Frame 1 (no input): blank canvas, image omitted
Frame 60 (no input): blank canvas, image omitted
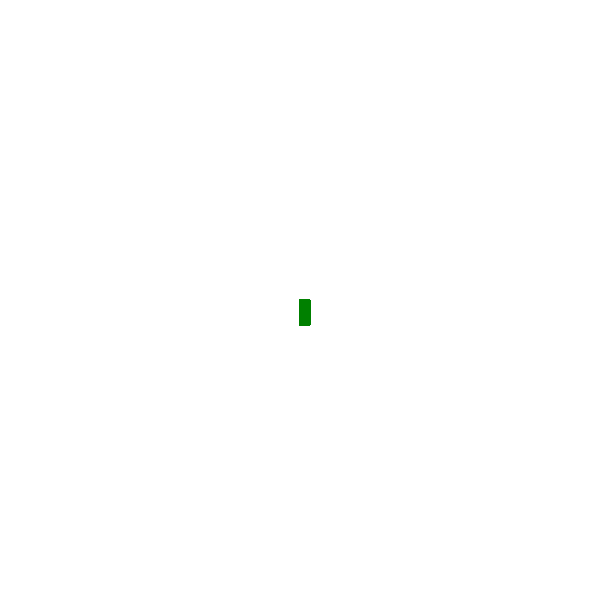
Frame 120 (the mouse pressed at the canvas centre since frame 60)

The p5.js sketch whose frames 1 and 60 were blank and that drew this single picture after the mouse press (run headless with seeded random() and noise() and a simulated clock; from frame 60 on, the mouse is pressed at the canvas centre):

// p5.js sketch
// ── sketch.js
function setup() {
    createCanvas(600, 600);
    background("white");
  }
  
  function draw() {
    
    stroke("green");
    fill("green");
  
    // console.log(mouseIsPressed);
  
    if (mouseIsPressed) {
      rect(mouseX, mouseY, 10, 25);
    }
  }
  
